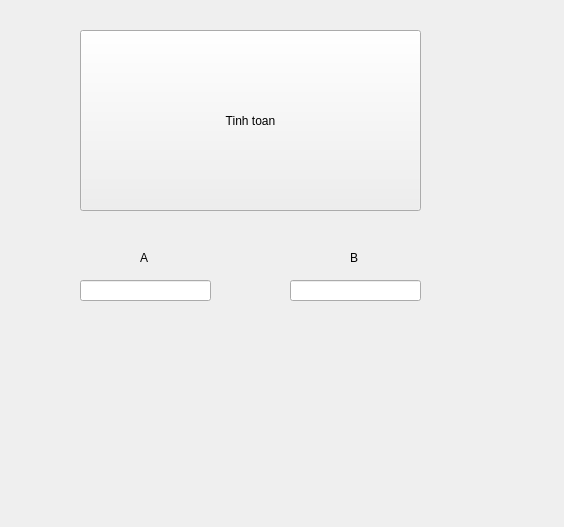
<?xml version="1.0" encoding="UTF-8"?>
<ui version="4.0">
 <class>TinhToan</class>
 <widget class="QWidget" name="TinhToan">
  <property name="geometry">
   <rect>
    <x>0</x>
    <y>0</y>
    <width>564</width>
    <height>527</height>
   </rect>
  </property>
  <property name="windowTitle">
   <string>Form</string>
  </property>
  <widget class="QPushButton" name="pushButton">
   <property name="geometry">
    <rect>
     <x>80</x>
     <y>30</y>
     <width>341</width>
     <height>181</height>
    </rect>
   </property>
   <property name="text">
    <string>Tinh toan</string>
   </property>
  </widget>
  <widget class="QLineEdit" name="lineEdit">
   <property name="geometry">
    <rect>
     <x>80</x>
     <y>280</y>
     <width>131</width>
     <height>21</height>
    </rect>
   </property>
  </widget>
  <widget class="QLineEdit" name="lineEdit_2">
   <property name="geometry">
    <rect>
     <x>290</x>
     <y>280</y>
     <width>131</width>
     <height>21</height>
    </rect>
   </property>
  </widget>
  <widget class="QLabel" name="label">
   <property name="geometry">
    <rect>
     <x>140</x>
     <y>250</y>
     <width>55</width>
     <height>16</height>
    </rect>
   </property>
   <property name="text">
    <string>A</string>
   </property>
  </widget>
  <widget class="QLabel" name="label_2">
   <property name="geometry">
    <rect>
     <x>350</x>
     <y>250</y>
     <width>55</width>
     <height>16</height>
    </rect>
   </property>
   <property name="text">
    <string>B</string>
   </property>
  </widget>
 </widget>
 <resources/>
 <connections/>
</ui>
